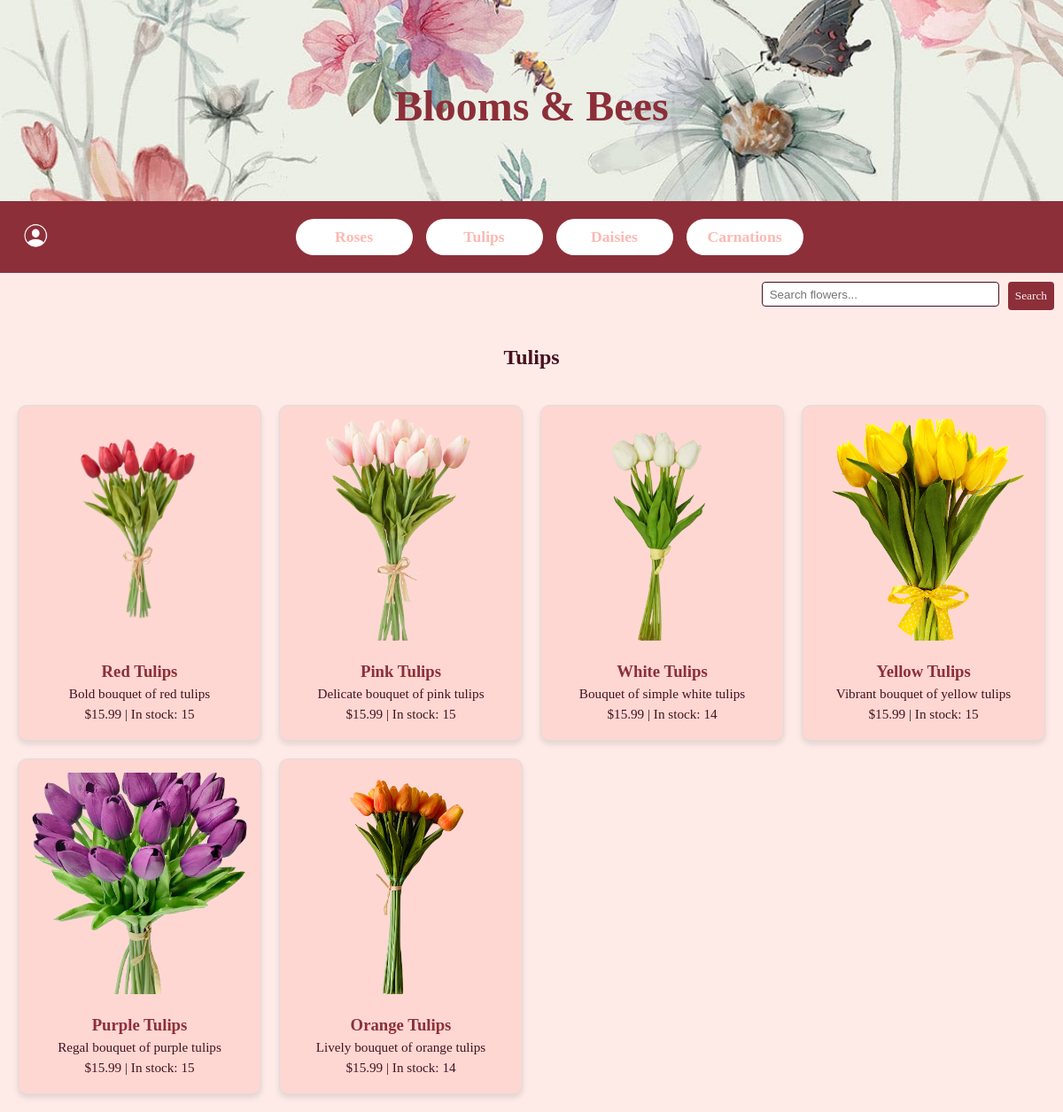
/category/Tulips, run on the app's committed database.
### tables this page shows
CREATE TABLE products (
    id          INTEGER PRIMARY KEY AUTOINCREMENT,
    name        varchar(50) not null,
    description varchar(128),
    category    varchar(32),
    price       decimal(10,2) not null,
    quantity    int(9) not null,
    image_url   varchar(128)
);

### main.py (the view)
@app.route('/category/<category>')
def category(category):
  connection = sqlite3.connect('store.db')
  cursor = connection.cursor()
  products = connection.execute('SELECT * FROM products WHERE category = ?', (category,)).fetchall()
  categories = connection.execute('SELECT DISTINCT category FROM products').fetchall()
  connection.close()
  return render_template('category.html', products=products, category=category, categories=categories)

### templates/category.html (shortened to what this page needs)
<!DOCTYPE html>
<html lang="en">
<head>
    <link rel="stylesheet" href="{{ url_for('static', filename='main.css') }}">
</head>
<body>
    <div class="header">
        <h1>Blooms & Bees</h1>
    </div>
    <div class="category-banner">
        <div class="user-menu">
            <div class="user-icon">
                <img src="{{ url_for('static', filename='images/user.png') }}" alt="User" />
            </div>
        </div>
        <div class="category-links">
            {% for cat in categories %}
                <a href="/category/{{ cat[0] }}">{{ cat[0] }}</a>
            {% endfor %}
        </div>
    </div>
    <div class="search-bar">
        <form action="/search" method="get" class="search-form">
            <input type="text" name="q" placeholder="Search flowers..." required>
            <input type="submit" value="Search">
        </form>
    </div>
    <h2 style="text-align:center; margin-top: 30px;">{{ category }}</h2>
    <div class="product-grid">
        {% for product in products %}
            <div class="product">
                <img src="{{ url_for('static', filename=product[6]) }}" alt="product_image">
                <h3>{{ product[1] }}</h3>
                <p>{{ product[2] }}</p>
                <p>${{ product[4] }} | In stock: {{ product[5] }}</p>
            </div>
        {% endfor %}
    </div>
</body>
</html>

### static/main.css (style rules this page uses)
body { font-family: Cambria, Cochin, Georgia, Times, 'Times New Roman', serif; margin: 0; background-color: #feebe8; color: #461220; padding: 0; }
.header { background-image: url('../static/images/flower_background.jpg'); background-size: cover; background-position: center; padding: 60px 20px; text-align: center; color: white; }
.header h1 { font-family: 'FlowerDisplay', cursive; font-size: 3em; color: #8c2f39; text-align: center; margin-bottom: 20px; }
.category-banner { background-color:#8c2f39; padding: 10px 20px; display: flex; justify-content: space-between; flex-wrap: wrap; align-items: center; }
.category-links { display: flex; flex-wrap: wrap; justify-content: center; align-items: center; gap: 15px; flex: 1 1 auto; padding: 10px 0; }
.category-links a { padding: 10px 16px; border-radius: 25px; background-color: white; color: #fcb9b2; text-decoration: none; font-weight: bold; font-size: 1.1em; white-space: nowrap; transition: background-color 0.3s; min-width: 100px; text-align: center; display: inline-block; }
.user-menu { position: relative; margin-left: inline-block; }
.user-icon img { width: 40px; height: 40px; border-radius: 50%; object-fit: cover; cursor: pointer; }
.search-bar { display: flex; justify-content: flex-end; padding: 10px 10px; background-color: #feebe8; }
.search-form { display: flex; gap: 10px; }
.search-bar input[type="submit"] { padding: 8px 8px; border: none; background-color: #8c2f39; font-family:'Times New Roman', Times, serif; color: rgb(251, 236, 236); border-radius: 4px; cursor: pointer; }
.search-form input[type="text"] { padding: 8px; width: 250px; height: 10px; border: 1px solid #461220; border-radius: 4px; }
.product-grid { display: grid; grid-template-columns: repeat(auto-fit, minmax(250px, 1fr)); gap: 20px; padding: 20px; }
.product { background-color: #ffd7d2; border: 1px solid #ddd; border-radius: 10px; padding: 15px; text-align: center; box-shadow: 0 4px 6px rgba(0,0,0,0.1); }
.product img { width: 100%; height: 250px; object-fit: cover; border-radius: 8px; margin-bottom: 10px; }
.product h3 { color: #8c2f39; margin: 10px 0 5px; }
.product p { margin: 5px 0; font-size: 0.95em; }

### data on the page
products: image_url (picture), name "Red Tulips", description "Bold bouquet of red tulips", price "15.99", quantity "15"
products: image_url (picture), name "Pink Tulips", description "Delicate bouquet of pink tulips", price "15.99", quantity "15"
products: image_url (picture), name "White Tulips", description "Bouquet of simple white tulips", price "15.99", quantity "14"
products: image_url (picture), name "Yellow Tulips", description "Vibrant bouquet of yellow tulips", price "15.99", quantity "15"
products: image_url (picture), name "Purple Tulips", description "Regal bouquet of purple tulips", price "15.99", quantity "15"
products: image_url (picture), name "Orange Tulips", description "Lively bouquet of orange tulips", price "15.99", quantity "14"

### other printed values
{{ cat[0] }} "Roses" "Tulips" "Daisies" "Carnations"
{{ category }} "Tulips"
